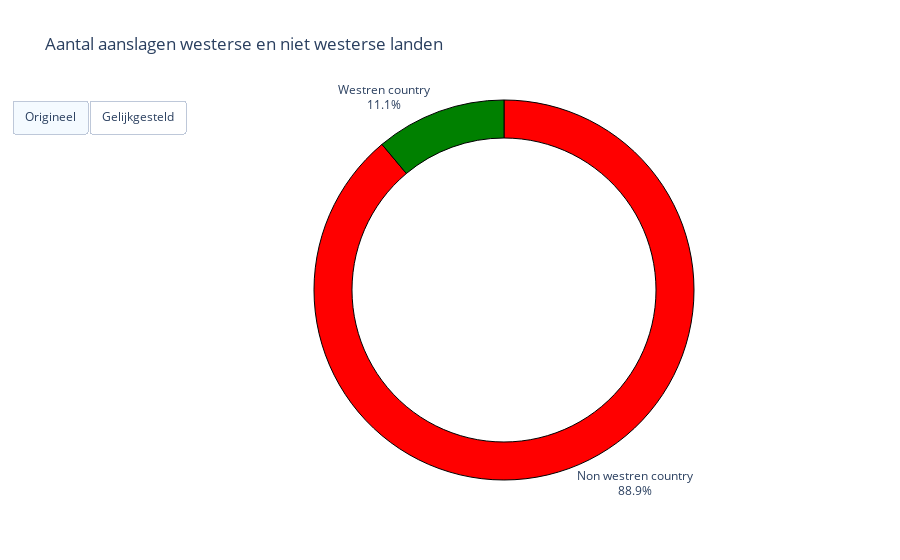

Notebook source saved alongside this figure:
### Markdown cell above
In bovenstaand figuur is een wereldkaart afgebeeld met de daarbij het aantal aanslagen wat er in het desbetreffende land is gebeurd. Vanuit het figuur is het duidelijk te zien dat de landen met het hoogste aantal aanslagen zich bevinden in het Midden-Oosten en Azië, en niet in westerse landen. Dit staat haaks op de berichtgeving in de media, die de nadruk legt op aanslagen in het Westen. 
Wel zien wij dat de landen waar veel aanslagen gebeuren ook landen zijn waar oorlog is. Terreur is iets typisch van een oorlog. Een voorbeeld hiervan is Irak. Op de kaart is te zien dat Iraq het land is daar de meeste aanslagen plaats vinden. 

De oorlog in Irak is begonnen door voornamelijk de VS en die kreeg daarin steun van onder andere Nederland. De reden voor het starten van deze oorlog waren mogelijke banden met de terroristische groep Al-Qaida, die verantwoordelijk was voor de aanslag op de twin towers op 11 september 2001. Ook was er desinformatie vanuit de VS dat Irak massavernietigingswapens zou hebben. Propoganda door middel van de media heeft ervoor gezorgt dat deze oorlog escaleerde en er veel doden en gewonden vielen. Ook in Nederland heeft de media gedaan aan propaganda. Duidelijk is dus dat ook de media hier weer een grote rol speelt in het terrorisme.

### Code cell
totalset = totalset.groupby("west_or_not").sum()
totalset['placement'] = ['Non westren country', 'Westren country']
totalset['equated'] = totalset['Event'] / totalset['Population']

labels = totalset['placement']
values1 = totalset['Event']
values2 = totalset['equated']

fig = go.Figure()
colors = ['red', 'green']
fig.add_trace(
    go.Pie(labels=labels, values=values1, hole=.8, textinfo='label+percent'))
fig.add_trace(
    go.Pie(labels=labels, values=values2, hole=.8, textinfo='label+percent', visible=False))

fig = fig.update_layout(
            updatemenus=[
                dict(
                type = 'buttons',
                direction = 'left',
                buttons = list([
                    dict(
                        label = "Origineel",
                        method = "update",
                        args = [{"visibale": [True, False]},
                               {"title": "Aantal aanslagen in westerse en niet westers landen"}]
                    ),
                    dict(
                        label = "Gelijkgesteld",
                        method = "update",
                        args = [{"visible": [False, True]},
                               {"title": "Aantal aanslagen in westerse en niet westerse landen, gelijkgesteld op basis van populatie"}]
                    )
                ])
                )
            ])

fig = fig.update_traces(marker=dict(colors=colors, line=dict(color='#000000', width=1)))
fig = fig.update_layout(title_text='Aantal aanslagen westerse en niet westerse landen', showlegend=False)

fig.show()

### Figure 1 — Plotly figure (JSON) as saved in the notebook; plotly's stock layout.template omitted (floating-point values rounded to 4 significant figures)
{"data": [{"hole": 0.8, "labels": ["Non westren country", "Westren country"], "marker": {"colors": ["red", "green"], "line": {"color": "#000000", "width": 1}}, "textinfo": "label+percent", "type": "pie", "values": [157009, 19605]}, {"hole": 0.8, "labels": ["Non westren country", "Westren country"], "marker": {"colors": ["red", "green"], "line": {"color": "#000000", "width": 1}}, "textinfo": "label+percent", "type": "pie", "values": [2.495e-05, 2.064e-05], "visible": false}], "layout": {"showlegend": false, "title": {"text": "Aantal aanslagen westerse en niet westerse landen"}, "updatemenus": [{"buttons": [{"args": [{"visibale": [true, false]}, {"title": "Aantal aanslagen in westerse en niet westers landen"}], "label": "Origineel", "method": "update"}, {"args": [{"visible": [false, true]}, {"title": "Aantal aanslagen in westerse en niet westerse landen, gelijkgesteld op basis van populatie"}], "label": "Gelijkgesteld", "method": "update"}], "direction": "left", "type": "buttons"}]}}
